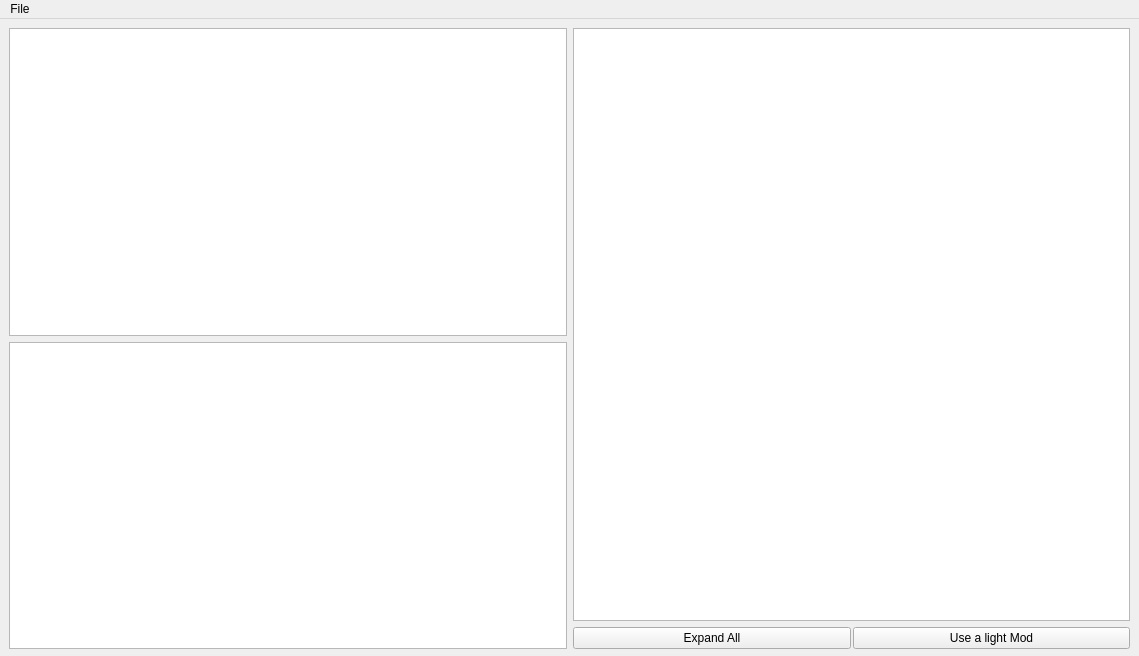
<?xml version="1.0" encoding="UTF-8"?>
<ui version="4.0">
 <class>MainWindow</class>
 <widget class="QMainWindow" name="MainWindow">
  <property name="geometry">
   <rect>
    <x>0</x>
    <y>0</y>
    <width>1139</width>
    <height>656</height>
   </rect>
  </property>
  <property name="contextMenuPolicy">
   <enum>Qt::DefaultContextMenu</enum>
  </property>
  <property name="windowTitle">
   <string>MainWindow</string>
  </property>
  <property name="layoutDirection">
   <enum>Qt::LeftToRight</enum>
  </property>
  <property name="inputMethodHints">
   <set>Qt::ImhHiddenText|Qt::ImhNoAutoUppercase|Qt::ImhPreferLowercase|Qt::ImhPreferNumbers|Qt::ImhPreferUppercase|Qt::ImhSensitiveData</set>
  </property>
  <widget class="QWidget" name="centralwidget">
   <widget class="QWidget" name="horizontalLayoutWidget">
    <property name="geometry">
     <rect>
      <x>9</x>
      <y>9</y>
      <width>1121</width>
      <height>621</height>
     </rect>
    </property>
    <layout class="QHBoxLayout" name="horizontalLayout">
     <item>
      <layout class="QVBoxLayout" name="verticalLayout">
       <item>
        <widget class="CCustomView" name="customView"/>
       </item>
       <item>
        <widget class="CCustomView" name="graphicsView"/>
       </item>
      </layout>
     </item>
     <item>
      <layout class="QVBoxLayout" name="verticalLayout_2">
       <item>
        <widget class="CMetafileTreeWidget" name="treeView">
         <property name="inputMethodHints">
          <set>Qt::ImhNone</set>
         </property>
         <property name="frameShadow">
          <enum>QFrame::Plain</enum>
         </property>
         <property name="selectionBehavior">
          <enum>QAbstractItemView::SelectItems</enum>
         </property>
         <property name="autoExpandDelay">
          <number>-1</number>
         </property>
         <property name="rootIsDecorated">
          <bool>true</bool>
         </property>
         <property name="animated">
          <bool>false</bool>
         </property>
         <attribute name="headerCascadingSectionResizes">
          <bool>false</bool>
         </attribute>
         <attribute name="headerHighlightSections">
          <bool>false</bool>
         </attribute>
         <attribute name="headerShowSortIndicator" stdset="0">
          <bool>false</bool>
         </attribute>
         <attribute name="headerStretchLastSection">
          <bool>true</bool>
         </attribute>
        </widget>
       </item>
       <item>
        <layout class="QHBoxLayout" name="horizontalLayout_2">
         <property name="spacing">
          <number>2</number>
         </property>
         <item>
          <widget class="QPushButton" name="expandButton">
           <property name="text">
            <string>Expand All</string>
           </property>
          </widget>
         </item>
         <item>
          <widget class="QPushButton" name="ModButton">
           <property name="enabled">
            <bool>true</bool>
           </property>
           <property name="text">
            <string>Use a light Mod</string>
           </property>
          </widget>
         </item>
        </layout>
       </item>
      </layout>
     </item>
    </layout>
   </widget>
  </widget>
  <widget class="QMenuBar" name="menubar">
   <property name="geometry">
    <rect>
     <x>0</x>
     <y>0</y>
     <width>1139</width>
     <height>21</height>
    </rect>
   </property>
   <widget class="QMenu" name="menuFile">
    <property name="title">
     <string>File</string>
    </property>
    <addaction name="actionChange_File"/>
    <addaction name="actionStatistics"/>
    <addaction name="separator"/>
    <addaction name="actionSave_XML_as"/>
    <addaction name="actionSave_EMF_as"/>
    <addaction name="separator"/>
    <addaction name="actionExit"/>
    <addaction name="separator"/>
   </widget>
   <addaction name="menuFile"/>
  </widget>
  <action name="actionExit">
   <property name="text">
    <string>Exit</string>
   </property>
  </action>
  <action name="actionChange_File">
   <property name="text">
    <string>Change File</string>
   </property>
  </action>
  <action name="actionStatistics">
   <property name="enabled">
    <bool>false</bool>
   </property>
   <property name="text">
    <string>Statistics</string>
   </property>
  </action>
  <action name="actionSave_XML_as">
   <property name="checkable">
    <bool>false</bool>
   </property>
   <property name="enabled">
    <bool>false</bool>
   </property>
   <property name="text">
    <string>Save XML as...</string>
   </property>
  </action>
  <action name="actionSave_EMF_as">
   <property name="enabled">
    <bool>false</bool>
   </property>
   <property name="text">
    <string>Save EMF as...</string>
   </property>
  </action>
 </widget>
 <customwidgets>
  <customwidget>
   <class>CCustomView</class>
   <extends>QGraphicsView</extends>
   <header location="global">CCustomView.h</header>
  </customwidget>
  <customwidget>
   <class>CMetafileTreeWidget</class>
   <extends>QTreeView</extends>
   <header location="global">CMetafileTreeWidget.h</header>
  </customwidget>
 </customwidgets>
 <resources/>
 <connections/>
</ui>
